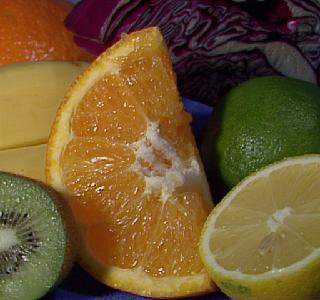
//> input picture data/histogram.jpg, 320 x 300 px
$ ./canny_detector data/histogram.jpg   (built with g++ and OpenCV 4)
//> lines starting //> are read from the running program, lines starting //| are printed output that depends on the picture; after the words box and inside, x2 and y2 are one past the last pixel; in counts of white or black regions, pixels touching at a corner belong together
#include "opencv2/imgproc/imgproc.hpp"
#include "opencv2/highgui/highgui.hpp"
#include <stdlib.h>
#include <stdio.h>
#include <iostream>

using namespace cv;
using namespace std;
/// Global variables

Mat src, src_gray;
Mat dst, detected_edges;

int edgeThresh = 1;
int lowThreshold=90;
int const max_lowThreshold = 100;
int nratio = 3;
int kernel_size = 3;
char* window_name = "Edge Map";

/**
 * @function CannyThreshold
 * @brief Trackbar callback - Canny thresholds input with a ratio 1:3
 */
void CannyThreshold(int, void*)
{
  /// Reduce noise with a kernel 3x3
  blur( src_gray, detected_edges, Size(3,3) );

  /// Canny detector
  Canny( detected_edges, detected_edges, lowThreshold, lowThreshold*nratio, kernel_size );

  dst = Scalar::all(0);
  src.copyTo( dst, detected_edges);

    vector<vector<Point> > contours;
    vector<Vec4i> hierarchy;
    findContours( detected_edges, contours, hierarchy, CV_RETR_TREE, CV_CHAIN_APPROX_SIMPLE, Point(0, 0)  );
    for(int i=0; i<contours.size(); i++)
    {
        int h = i;
        int c = 0;
        while(hierarchy.at(h)[2] != -1)
        {
            h = hierarchy.at(h)[2];
            cout << h << " hierarchy size:" << c  << ", hierarchys:" << hierarchy.at(h) << endl;
            c++;
        }
        if( c >= 5 )
        {
            drawContours( dst, contours, i, Scalar(255,255,0), 2, 8, hierarchy, 0, Point()  );
        }
    }


  /// Using Canny's output as a mask, we display our result
    imshow( window_name, dst );
 }


/** @function main */
int main( int argc, char** argv )
{
  /// Load an image
  src = imread( argv[1] );
//> src is the input picture: 300 rows x 320 cols, CV_8UC3; mean B, G, R 46.2, 85.7, 110.8

  if( !src.data )
  { return -1; }

  /// Create a matrix of the same type and size as src (for dst)
  dst.create( src.size(), src.type() );

  //GaussianBlur(src, src, Size(3,3), 0);

  /// Convert the image to grayscale
  cvtColor( src, src_gray, CV_BGR2GRAY );
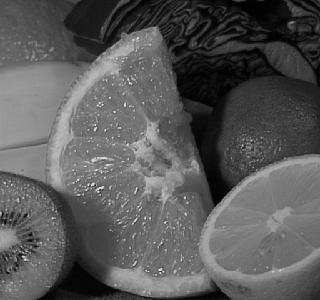
//> src_gray: 300 rows x 320 cols, CV_8UC1; min 0, max 243, mean 88.7

  /// Create a window
  namedWindow( window_name, CV_WINDOW_AUTOSIZE );

  /// Create a Trackbar for user to enter threshold
  createTrackbar( "Min Threshold:", window_name, &lowThreshold, max_lowThreshold, CannyThreshold );

  /// Show the image
  CannyThreshold(0, 0);
//> in CannyThreshold, `Canny( detected_edges, detected_edges, lowThreshold, lowThreshold*nrat..`:
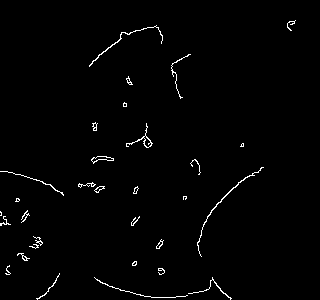
//> detected_edges: 300 rows x 320 cols, CV_8UC1; 1.3% white in thin lines or dots, all inside (x1, y1, x2, y2) = (0, 20, 296, 300)
//> in CannyThreshold, `findContours( detected_edges, contours, hierarchy, CV_RETR_TREE, CV_CH..`: contours = 49 contours, 39 with area under 20; largest, box (x1, y1, x2, y2) and area: (126, 123, 153, 148) 74, (91, 156, 114, 164) 69, (91, 156, 114, 163) 62, (143, 135, 152, 148) 49, (197, 167, 264, 257) 48
//> the loop in CannyThreshold, `for(int i=0; i<contours.size(); i++)` made 49 passes
//> (h, c) on passes 1 to 12: (0, 0), (1, 0), (2, 0), (4, 1), (4, 0), (5, 0), (7, 1), (7, 0), (9, 1), (9, 0), (10, 0), (12, 1)

  /// Wait until user exit program by pressing a key
  waitKey(0);

  return 0;
  }
